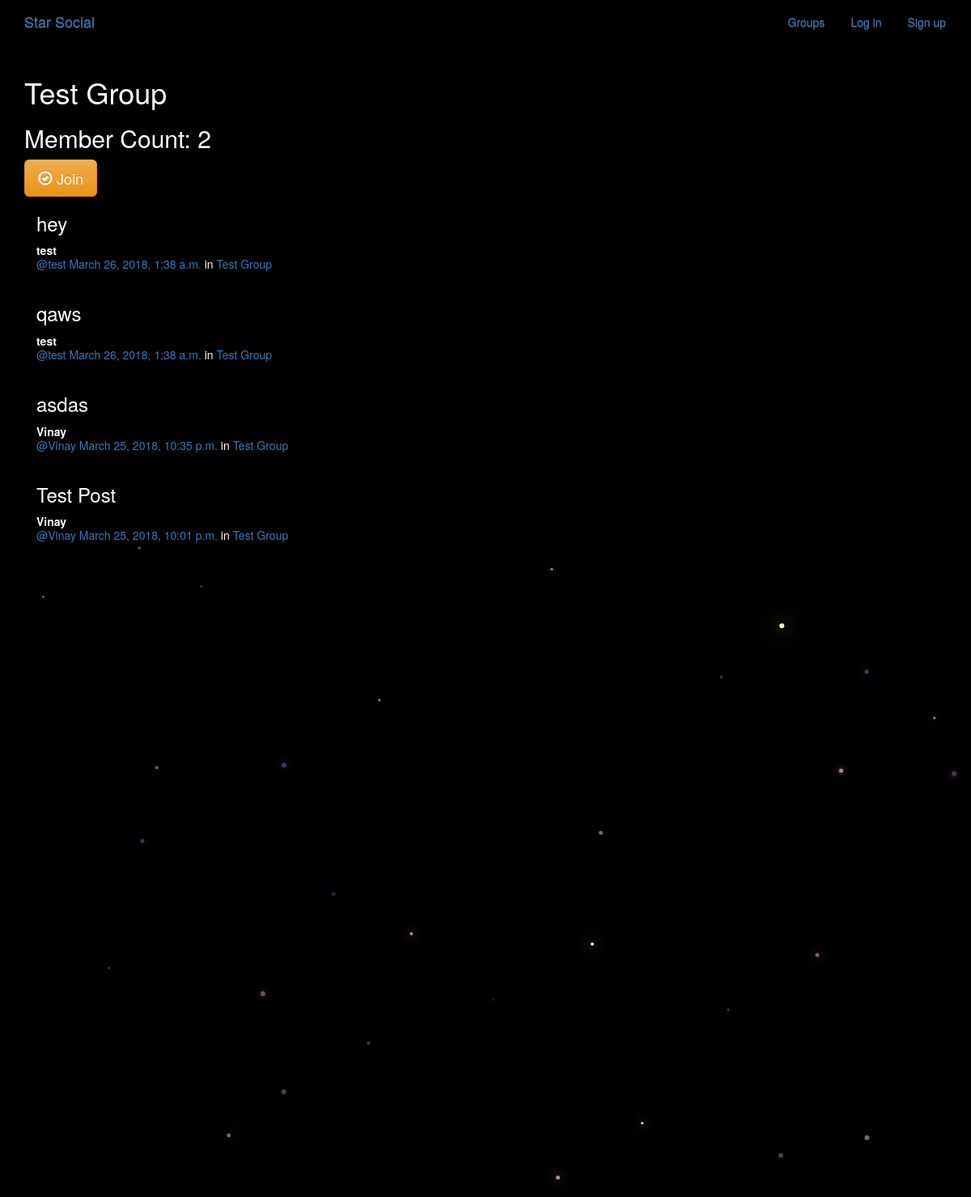
The page /groups/posts/in/test-group/ on the database its author committed.
### groups/models.py (models this page shows, shortened)
class Group(models.Model):
    name = models.CharField(max_length=255, unique=True)
    slug = models.SlugField(allow_unicode=True, unique=True)
    description = models.TextField(blank=True, default='')
    description_html = models.TextField(editable=False, default='', blank=True)
    members = models.ManyToManyField(User,through="GroupMember")
    class Meta:
        ordering = ["name"]

### posts/models.py (models this page shows, shortened)
class Post(models.Model):
    user = models.ForeignKey(User, related_name="posts")
    created_at = models.DateTimeField(auto_now=True)
    message = models.TextField()
    message_html = models.TextField(editable=False)
    group = models.ForeignKey(Group, related_name="posts",null=True, blank=True)
    class Meta:
        ordering = ["-created_at"]
        unique_together = ["user", "message"]

### groups/views.py (the view)
# urls.py: url(r"^posts/in/(?P<slug>[-\w]+)/$",views.SingleGroup.as_view(),name="single"),
class SingleGroup(generic.DetailView):
    model = Group

### groups/templates/groups/group_detail.html
{% extends "groups/group_base.html" %}
{% block pregroup %}
<h1>{{group.name}}</h1>
<h2> Member Count: {{group.members.count}}</h2>
  <div class="content">
				{% if user in group.members.all %}
					<a href="{% url 'groups:leave' slug=group.slug %}" class="btn btn-lg btn-fill btn-warning"><span class="glyphicon glyphicon-remove-circle"></span> Leave</a>
				{% else %}
					<a href="{% url 'groups:join' slug=group.slug %}" class="btn btn-lg btn-fill btn-warning"><span class="glyphicon glyphicon-ok-circle"></span> Join</a>
				{% endif %}
</div>
{% endblock %}
{% block group_content %}
<div class="col-md-8">
	{% if group.posts.count == 0 %}
	<h2>No posts in this group yet!</h2>
	{% else %}
		{% for post in group.posts.all %}
			{% include "posts/_post.html" %}
		{% endfor %}
	{% endif %}
</div>
{% endblock %}

### posts/templates/posts/_post.html (shortened to what this page needs)
<div class="post media">
	<h3>{{ post.message|safe }}</h3>
	<div class="media-body">
		<strong>{{ post.user.username }}</strong>
		<h5 class="media-heading">
			<span class="username"><a href="{% url 'posts:for_user' username=post.user.username %}">@{{ post.user.username }}</a></span>
			<time class="time"><a href="{% url 'posts:single' username=post.user.username pk=post.pk %}">{{ post.created_at }}</a></time>
			{% if post.group %}
			<span class="group-name">in <a href="{%url 'groups:single' slug=post.group.slug%}">{{ post.group.name }}</a></span>
			{% endif %}
		</h5>
	</div>
</div>

### static/simplesocial/css/master.css (style rules this page uses)
body { margin: 0; background-color: black; color:white; }

### rows shown on the page
Group: name "Test Group", members.count "2"
Post: message "hey", user.username "test", created_at "March 26, 2018, 1:38 a.m.", group.name "Test Group"
Post: message "qaws", user.username "test", created_at "March 26, 2018, 1:38 a.m.", group.name "Test Group"
Post: message "asdas", user.username "Vinay", created_at "March 25, 2018, 10:35 p.m.", group.name "Test Group"
Post: message "Test Post", user.username "Vinay", created_at "March 25, 2018, 10:01 p.m.", group.name "Test Group"
